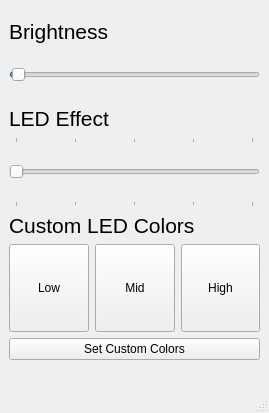
<?xml version="1.0" encoding="UTF-8"?>
<ui version="4.0">
 <class>MainWindow</class>
 <widget class="QMainWindow" name="MainWindow">
  <property name="geometry">
   <rect>
    <x>0</x>
    <y>0</y>
    <width>269</width>
    <height>413</height>
   </rect>
  </property>
  <property name="windowTitle">
   <string>MainWindow</string>
  </property>
  <property name="iconSize">
   <size>
    <width>24</width>
    <height>24</height>
   </size>
  </property>
  <property name="tabShape">
   <enum>QTabWidget::Rounded</enum>
  </property>
  <widget class="QWidget" name="centralwidget">
   <widget class="QWidget" name="verticalLayoutWidget">
    <property name="geometry">
     <rect>
      <x>9</x>
      <y>19</y>
      <width>251</width>
      <height>341</height>
     </rect>
    </property>
    <layout class="QVBoxLayout" name="verticalLayout">
     <property name="sizeConstraint">
      <enum>QLayout::SetDefaultConstraint</enum>
     </property>
     <item>
      <widget class="QLabel" name="brightnessLabel">
       <property name="sizePolicy">
        <sizepolicy hsizetype="Preferred" vsizetype="Maximum">
         <horstretch>0</horstretch>
         <verstretch>0</verstretch>
        </sizepolicy>
       </property>
       <property name="font">
        <font>
         <pointsize>16</pointsize>
         <weight>50</weight>
         <italic>false</italic>
         <bold>false</bold>
         <kerning>true</kerning>
        </font>
       </property>
       <property name="frameShape">
        <enum>QFrame::NoFrame</enum>
       </property>
       <property name="lineWidth">
        <number>0</number>
       </property>
       <property name="text">
        <string>Brightness</string>
       </property>
      </widget>
     </item>
     <item>
      <widget class="QSlider" name="brightnessSlider">
       <property name="minimumSize">
        <size>
         <width>0</width>
         <height>50</height>
        </size>
       </property>
       <property name="maximum">
        <number>100</number>
       </property>
       <property name="singleStep">
        <number>10</number>
       </property>
       <property name="pageStep">
        <number>30</number>
       </property>
       <property name="sliderPosition">
        <number>1</number>
       </property>
       <property name="tracking">
        <bool>true</bool>
       </property>
       <property name="orientation">
        <enum>Qt::Horizontal</enum>
       </property>
      </widget>
     </item>
     <item>
      <widget class="QLabel" name="ledEffectLabel">
       <property name="sizePolicy">
        <sizepolicy hsizetype="Preferred" vsizetype="Maximum">
         <horstretch>0</horstretch>
         <verstretch>0</verstretch>
        </sizepolicy>
       </property>
       <property name="font">
        <font>
         <pointsize>16</pointsize>
         <weight>50</weight>
         <italic>false</italic>
         <bold>false</bold>
         <kerning>true</kerning>
        </font>
       </property>
       <property name="frameShape">
        <enum>QFrame::NoFrame</enum>
       </property>
       <property name="lineWidth">
        <number>0</number>
       </property>
       <property name="text">
        <string>LED Effect</string>
       </property>
      </widget>
     </item>
     <item>
      <widget class="QSlider" name="ledEffectSlider">
       <property name="sizePolicy">
        <sizepolicy hsizetype="Expanding" vsizetype="Fixed">
         <horstretch>0</horstretch>
         <verstretch>0</verstretch>
        </sizepolicy>
       </property>
       <property name="minimumSize">
        <size>
         <width>0</width>
         <height>70</height>
        </size>
       </property>
       <property name="sizeIncrement">
        <size>
         <width>0</width>
         <height>0</height>
        </size>
       </property>
       <property name="baseSize">
        <size>
         <width>0</width>
         <height>2</height>
        </size>
       </property>
       <property name="autoFillBackground">
        <bool>false</bool>
       </property>
       <property name="maximum">
        <number>4</number>
       </property>
       <property name="pageStep">
        <number>1</number>
       </property>
       <property name="orientation">
        <enum>Qt::Horizontal</enum>
       </property>
       <property name="tickPosition">
        <enum>QSlider::TicksBothSides</enum>
       </property>
      </widget>
     </item>
     <item>
      <widget class="QLabel" name="customColorLabel">
       <property name="sizePolicy">
        <sizepolicy hsizetype="Preferred" vsizetype="Maximum">
         <horstretch>0</horstretch>
         <verstretch>0</verstretch>
        </sizepolicy>
       </property>
       <property name="font">
        <font>
         <pointsize>16</pointsize>
         <weight>50</weight>
         <italic>false</italic>
         <bold>false</bold>
         <kerning>true</kerning>
        </font>
       </property>
       <property name="frameShape">
        <enum>QFrame::NoFrame</enum>
       </property>
       <property name="lineWidth">
        <number>0</number>
       </property>
       <property name="text">
        <string>Custom LED Colors</string>
       </property>
      </widget>
     </item>
     <item>
      <layout class="QHBoxLayout" name="horizontalLayout">
       <item>
        <widget class="ColorSelectButton" name="lowColorButton">
         <property name="sizePolicy">
          <sizepolicy hsizetype="Minimum" vsizetype="Minimum">
           <horstretch>0</horstretch>
           <verstretch>0</verstretch>
          </sizepolicy>
         </property>
         <property name="sizeIncrement">
          <size>
           <width>0</width>
           <height>0</height>
          </size>
         </property>
         <property name="baseSize">
          <size>
           <width>0</width>
           <height>6</height>
          </size>
         </property>
         <property name="text">
          <string>Low</string>
         </property>
        </widget>
       </item>
       <item>
        <widget class="ColorSelectButton" name="midColorButton">
         <property name="sizePolicy">
          <sizepolicy hsizetype="Minimum" vsizetype="Minimum">
           <horstretch>0</horstretch>
           <verstretch>0</verstretch>
          </sizepolicy>
         </property>
         <property name="text">
          <string>Mid</string>
         </property>
        </widget>
       </item>
       <item>
        <widget class="ColorSelectButton" name="highColorButton">
         <property name="sizePolicy">
          <sizepolicy hsizetype="Minimum" vsizetype="Minimum">
           <horstretch>0</horstretch>
           <verstretch>0</verstretch>
          </sizepolicy>
         </property>
         <property name="text">
          <string>High</string>
         </property>
        </widget>
       </item>
      </layout>
     </item>
     <item>
      <widget class="QPushButton" name="setCustomColorsButton">
       <property name="text">
        <string>Set Custom Colors</string>
       </property>
      </widget>
     </item>
    </layout>
   </widget>
  </widget>
  <widget class="QMenuBar" name="menubar">
   <property name="geometry">
    <rect>
     <x>0</x>
     <y>0</y>
     <width>269</width>
     <height>21</height>
    </rect>
   </property>
  </widget>
  <widget class="QStatusBar" name="statusbar"/>
 </widget>
 <customwidgets>
  <customwidget>
   <class>ColorSelectButton</class>
   <extends>QPushButton</extends>
   <header>color_select_button.h</header>
  </customwidget>
 </customwidgets>
 <resources/>
 <connections/>
</ui>
